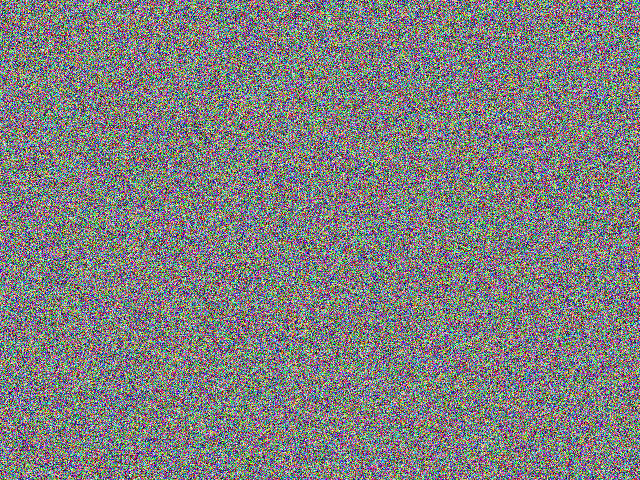
#> input picture logs/log_20260501_172639_autorise.png, 640 x 480 px; its folder holds only this picture in this run
$ python test_attaque_watermark.py
#> lines starting #> are read from the running program, lines starting #| are printed output that depends on the picture
### watermark/watermarker.py
import cv2
import numpy as np
import os

DELIMITER = "###END###"   # marqueur de fin du message caché

def texte_en_bits(texte: str) -> str:
    """Convertit une chaîne en suite de bits (8 bits par caractère UTF-8)."""
    return ''.join(format(byte, '08b') for byte in texte.encode('utf-8'))

def bits_en_texte(bits: str) -> str:
    """Reconvertit une suite de bits en chaîne UTF-8."""
    chars = [bits[i:i+8] for i in range(0, len(bits), 8)]
    return ''.join(chr(int(b, 2)) for b in chars if len(b) == 8)

# [36 lines left out: function encoder, not called in this run]

def decoder(image_path: str) -> str | None:
    """
    Extrait le message caché dans une image tatouée par LSB.
    Retourne le message (str) ou None si aucun tatouage trouvé.
    """
#> called with image_path = 'logs/log_20260501_172639_autorise.png'
    try:
        img = cv2.imread(image_path)
#> img is the input picture: shape (480, 640, 3); mean B, G, R 127.3, 127.5, 127.3
        if img is None:
            print(f"[WATERMARK] Image introuvable : {image_path}")
            return None

        flat = img.flatten().astype(np.uint8)
        bits = ''.join(str(int(pixel) & 1) for pixel in flat)
        texte = bits_en_texte(bits)

        if DELIMITER in texte:
            message = texte.split(DELIMITER)[0]
            print(f"[WATERMARK] Message extrait : {message}")
#| [WATERMARK] Message extrait : user_id=3|statut=autorise|nom=Ahmed Ben Ali|date=20260501_172639
            return message

        print("[WATERMARK] Aucun tatouage LSB détecté.")
        return None
    except Exception as e:
        print(f"[WATERMARK] Erreur lors du décodage : {e}")
        return None

### watermark/log_manager.py
import cv2
import os
import datetime
from watermark.watermarker import encoder, decoder
from notifications.email_notifier import envoyer_notification_acces

LOGS_DIR = "logs"

# [62 lines left out: function sauvegarder_log_tatatoue, not called in this run]

def verifier_log(image_path: str) -> dict | None:
    """
    Vérifie l'authenticité d'une image de log en extrayant le watermark.
    Retourne un dict {user_id, statut, nom, date} ou None.
    """
    message = decoder(image_path)
    if message is None:
        return None

    infos = {}
    for paire in message.split('|'):
        if '=' in paire:
            cle, valeur = paire.split('=', 1)
            infos[cle] = valeur
#> this loop made 4 passes
#> (paire, cle, valeur) on passes 1 to 3: ('user_id=3', 'user_id', '3'), ('statut=autorise', 'statut', 'autorise'), ('nom=Ahmed Ben Ali', 'nom', 'Ahmed Ben Ali')
#> (cle, valeur) on pass 4: ('date', '20260501_172639')
#> after the loop, infos = {'user_id': '3', 'statut': 'autorise', 'nom': 'Ahmed Ben Ali', 'date': '20260501_172639'}
    return infos

### watermark/attacks.py
"""
Attaques sur images pour tester la robustesse du watermark LSB.
Chaque attaque simule une modification malveillante ou involontaire.
"""
import os
import cv2
import numpy as np
from typing import Callable

from watermark.log_manager import verifier_log

LOGS_ATTACKS_DIR = os.path.join("logs", "attacks")

# type_attaque -> (libelle affiche, fonction)
AttaqueFn = Callable[[np.ndarray], np.ndarray]

ATTACKS: dict[str, tuple[str, AttaqueFn]] = {}


def _register(name: str, label: str):
    def decorator(fn: AttaqueFn) -> AttaqueFn:
        ATTACKS[name] = (label, fn)
        return fn
    return decorator


@_register("jpeg", "Compression JPEG (qualite 50)")
def _attaque_jpeg(img: np.ndarray) -> np.ndarray:
    os.makedirs(LOGS_ATTACKS_DIR, exist_ok=True)
    tmp = os.path.abspath(os.path.join(LOGS_ATTACKS_DIR, "_tmp_jpeg.jpg"))
    if not cv2.imwrite(tmp, img, [cv2.IMWRITE_JPEG_QUALITY, 50]):
        return img
    out = cv2.imread(tmp, cv2.IMREAD_COLOR)
    if os.path.exists(tmp):
        os.remove(tmp)
    if out is None:
        raise RuntimeError("Echec lecture apres compression JPEG")
    return out


@_register("blur", "Flou gaussien")
def _attaque_blur(img: np.ndarray) -> np.ndarray:
    return cv2.GaussianBlur(img, (9, 9), 0)


@_register("noise", "Bruit aleatoire")
def _attaque_noise(img: np.ndarray) -> np.ndarray:
    noise = np.random.randint(-25, 25, img.shape, dtype=np.int16)
    return np.clip(img.astype(np.int16) + noise, 0, 255).astype(np.uint8)


@_register("crop", "Recadrage 80 % puis agrandissement")
def _attaque_crop(img: np.ndarray) -> np.ndarray:
    h, w = img.shape[:2]
    margin_x = int(w * 0.1)
    margin_y = int(h * 0.1)
    cropped = img[margin_y:h - margin_y, margin_x:w - margin_x]
    return cv2.resize(cropped, (w, h), interpolation=cv2.INTER_LINEAR)


@_register("brightness", "Variation de luminosite (+40)")
def _attaque_brightness(img: np.ndarray) -> np.ndarray:
    return np.clip(img.astype(np.int16) + 40, 0, 255).astype(np.uint8)


@_register("resize", "Redimensionnement 50 % puis retour")
def _attaque_resize(img: np.ndarray) -> np.ndarray:
    h, w = img.shape[:2]
    small = cv2.resize(img, (w // 2, h // 2), interpolation=cv2.INTER_AREA)
    return cv2.resize(small, (w, h), interpolation=cv2.INTER_LINEAR)


@_register("rotate", "Rotation legere (5 degres)")
def _attaque_rotate(img: np.ndarray) -> np.ndarray:
    h, w = img.shape[:2]
    center = (w // 2, h // 2)
    matrix = cv2.getRotationMatrix2D(center, 5.0, 1.0)
    return cv2.warpAffine(
        img, matrix, (w, h),
        flags=cv2.INTER_LINEAR,
        borderMode=cv2.BORDER_REPLICATE,
    )


def lister_attaques() -> list[tuple[str, str]]:
    """Retourne [(cle, libelle), ...] pour les menus."""
    return [(k, v[0]) for k, v in ATTACKS.items()]


def appliquer_attaque(
    image_path: str,
    type_attaque: str,
    output_path: str | None = None,
) -> str:
    """
    Applique une attaque sur une image et sauvegarde le resultat.

    Retourne le chemin du fichier attaque.
    """
    if type_attaque not in ATTACKS:
        raise ValueError(
            f"Attaque inconnue : {type_attaque}. "
            f"Disponibles : {', '.join(ATTACKS)}"
        )

    img = cv2.imread(image_path)
    if img is None:
        raise FileNotFoundError(f"Image introuvable : {image_path}")

    _, fn = ATTACKS[type_attaque]
    img_attaque = fn(img)

    os.makedirs(LOGS_ATTACKS_DIR, exist_ok=True)
    if output_path is None:
        base = os.path.splitext(os.path.basename(image_path))[0]
        output_path = os.path.join(
            LOGS_ATTACKS_DIR,
            f"{base}_attaque_{type_attaque}.png",
        )

    os.makedirs(os.path.dirname(output_path) or ".", exist_ok=True)
    cv2.imwrite(output_path, img_attaque)
    print(f"[ATTAQUE] {type_attaque} -> {output_path}")
    return output_path


def verifier_apres_attaque(chemin_attaque: str) -> dict:
    """
    Verifie le watermark LSB sur une image attaquee.
    Retourne {valide, infos, message_extrait}.
    """
    infos = verifier_log(chemin_attaque)
    return {
        "valide": infos is not None,
        "infos": infos,
    }


def tester_toutes_attaques(image_path: str) -> list[dict]:
    """
    Applique chaque attaque puis verifie le watermark.
    Utile en ligne de commande ou pour rapports.
    """
    resultats = []
    for cle, (libelle, _) in ATTACKS.items():
        try:
            chemin = appliquer_attaque(image_path, cle)
            verif = verifier_apres_attaque(chemin)
            resultats.append({
                "attaque": cle,
                "libelle": libelle,
                "fichier": chemin,
                "watermark_ok": verif["valide"],
                "infos": verif["infos"],
            })
        except Exception as e:
            resultats.append({
                "attaque": cle,
                "libelle": libelle,
                "fichier": None,
                "watermark_ok": False,
                "erreur": str(e),
            })
    return resultats

### test_attaque_watermark.py
#!/usr/bin/env python3
"""
Test des attaques sur images tatouees LSB.

Usage:
  python test_attaque_watermark.py                    # dernier log dans logs/
  python test_attaque_watermark.py logs/mon_log.png   # fichier precis
"""
import os
import sys
import glob

from watermark.attacks import tester_toutes_attaques, lister_attaques
from watermark.log_manager import verifier_log


def _dernier_log() -> str | None:
    fichiers = glob.glob(os.path.join("logs", "log_*.png"))
    fichiers = [f for f in fichiers if "attaque" not in f and "_temp" not in f]
    if not fichiers:
        return None
    return max(fichiers, key=os.path.getmtime)


def main():
    chemin = sys.argv[1] if len(sys.argv) > 1 else _dernier_log()
    if not chemin or not os.path.exists(chemin):
        print("Aucun log trouve. Lancez une reconnaissance ou passez un chemin PNG.")
        sys.exit(1)

    print("=" * 70)
    print(f"Image source : {chemin}")
    print("=" * 70)

    original = verifier_log(chemin)
#> original has the same summary as infos in verifier_log
    print("\n[ORIGINAL]")
    if original:
        print(f"  Watermark OK : {original}")
#|   Watermark OK : {'user_id': '3', 'statut': 'autorise', 'nom': 'Ahmed Ben Ali', 'date': '20260501_172639'}
    else:
        print("  Watermark ABSENT (image non tatouee ou corrompue)")
        sys.exit(1)

    print("\n[ATTAQUES DISPONIBLES]")
    for cle, lib in lister_attaques():
        print(f"  - {cle}: {lib}")

    print("\n[RESULTATS]")
    resultats = tester_toutes_attaques(chemin)
#> in _attaque_jpeg, `out = cv2.imread(tmp, cv2.IMREAD_COLOR)`:
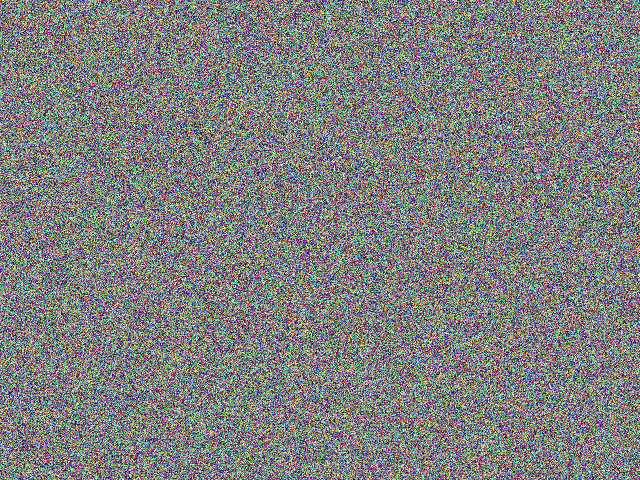
#> out: shape (480, 640, 3); mean B, G, R 127.4, 127.5, 127.3
    for r in resultats:
        statut = "OK" if r.get("watermark_ok") else "ECHEC"
        print(f"\n  {r['libelle']} ({r['attaque']})")
        print(f"    Fichier : {r.get('fichier', '—')}")
        print(f"    Watermark apres attaque : {statut}")
        if r.get("infos"):
            print(f"    Donnees extraites : {r['infos']}")
        if r.get("erreur"):
            print(f"    Erreur : {r['erreur']}")

    ok = sum(1 for r in resultats if r.get("watermark_ok"))
    print("\n" + "=" * 70)
    print(f"Resume : {ok}/{len(resultats)} attaques — watermark encore lisible")
    print("Images attaquees dans : logs/attacks/")
    print("=" * 70)


if __name__ == "__main__":
    main()
